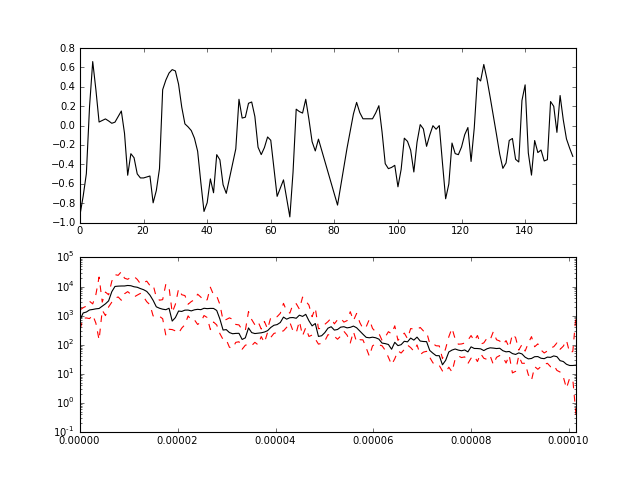

This figure's Python source:
import matplotlib as mpl
mpl.rcParams['font.size'] = 9.0
import matplotlib.pyplot as plt
from mtspec import mtspec
from mtspec.util import _load_mtdata

data = _load_mtdata('v22_174_series.dat.gz')

spec, freq, jackknife, _, _ = mtspec(data, 4930., 3.5, number_of_tapers=5,
                                     nfft=312, statistics=True)

fig = plt.figure()
ax1 = fig.add_subplot(2, 1, 1)
ax1.plot(data, color='black')
ax1.set_xlim(0, len(data))

ax2 = fig.add_subplot(2, 1, 2)
ax2.set_yscale('log')
ax2.plot(freq, spec, color='black')
ax2.plot(freq, jackknife[:, 0], '--', color = 'red')
ax2.plot(freq, jackknife[:, 1], '--', color = 'red')
ax2.set_xlim(freq[0], freq[-1])
